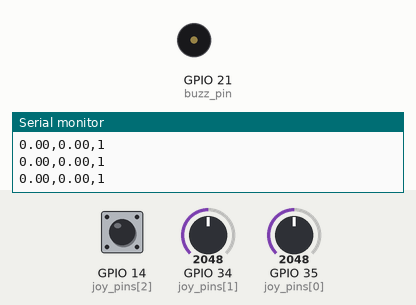
This sketch was run on a simulated ESP32. Shown: buzzer (waves = sounding, pin HIGH), the last lines printed to the serial monitor. Inputs (shaded band) come from the test bench; at power-on: GPIO 14 (joy_pins[2]) HIGH, GPIO 34 (joy_pins[1]) = 2048, GPIO 35 (joy_pins[0]) = 2048.

Above: at 1.3 s.
1.4 s: GPIO 14 (joy_pins[2]) pulled LOW for 0.15 s
At 1.49 s:
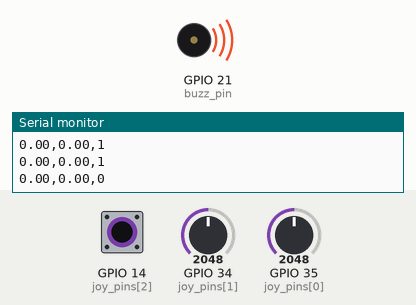
3.3 s: GPIO 34 (joy_pins[1]) set to 2393
6.3 s: GPIO 34 (joy_pins[1]) set to 2489
At 9.2 s:
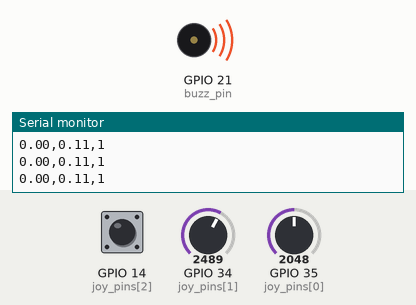
9.3 s: GPIO 34 (joy_pins[1]) set to 2047
At 9.8 s:
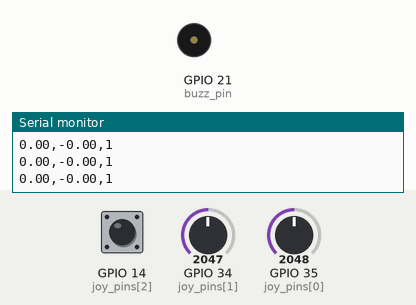
10.8 s: GPIO 35 (joy_pins[0]) set to 2385
12.3 s: GPIO 35 (joy_pins[0]) set to 2500
At 12.7 s:
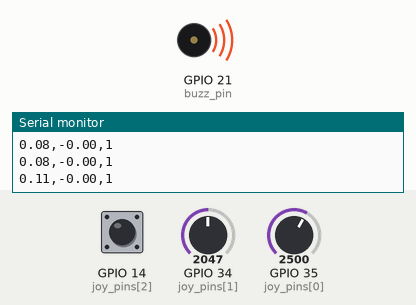
Timing chart, 0 to 16.3 s (numbered marks = the images above; inputs shaded):
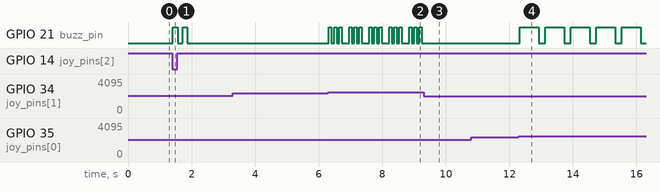

Measured:
- the behaviour switches between 2457 and 2458 on GPIO 34 (joy_pins[1]) (found by bisection; images 1 and 2)
- the behaviour switches between 2457 and 2458 on GPIO 35 (joy_pins[0]) (found by bisection; images 3 and 4)
- after the input at 1.4 s, GPIO 21 (buzz_pin): alternates HIGH for 0.15 s and LOW for 0.15 s, 4 changes in all, then stays LOW, starting at once
- after the input at 6.3 s, GPIO 21 (buzz_pin): LOW → HIGH at once, then repeats every 0.63 s: 2 × (LOW 0.08 s, HIGH 0.08 s), LOW 0.23 s, HIGH 0.08 s
- after the input at 9.3 s, GPIO 21 (buzz_pin): stops changing and stays LOW
- after the input at 12.3 s, GPIO 21 (buzz_pin): alternates HIGH for 0.60 s and LOW for 0.20 s, starting at once

The sketch:

ESP32-Demo.ino
```cpp
/***************************************************************************
* ESP32 Haptic Joystick
* -- using vibration motor + joystick + ESP32 D1 Mini
*
*
***************************************************************************/

int joy_pins[4] = {35,34,14}; // pins being used for joystick
float bit_depth = pow(2.0,12); // ADC conversion ratio
float Rx_offset = 0.0; // offset in x-dir
float Ry_offset = 0.0; // offset in y-dir

const int buzz_pin = 21;  // corresponds to GPIO2 on ESP32

void setup(){
  Serial.begin(9600);
  pinMode(joy_pins[0],INPUT); // VR_x pin
  pinMode(joy_pins[1],INPUT); // VR_y pin
  pinMode(joy_pins[2],INPUT_PULLUP); // SW pin
  pinMode(buzz_pin,OUTPUT); // output for buzzer
  Serial.println("VRx,VRy,SW");
  delay(100);
  Rx_offset = float(analogRead(joy_pins[0]))/bit_depth; // calc offset
  Ry_offset = float(analogRead(joy_pins[1]))/bit_depth; // calc offset
}

void loop(){
  float Rx = float(analogRead(joy_pins[0]))/bit_depth-Rx_offset; // instantaneous x-joystick
  float Ry = float(analogRead(joy_pins[1]))/bit_depth-Ry_offset; // instantaneous y-joystick
  int   SW = digitalRead(joy_pins[2]); // instantaneous z-joystick (press down)
  Serial.print(Rx); Serial.print(","); // print for debugging (-0.45 to +0.55)
  Serial.print(Ry); Serial.print(","); // print for debugging (-0.45 to +0.55)
  Serial.println(SW); // print press (0-1)
  delay(1);

  if (Rx<-0.1){
    buzz_now(1,100,0,0); // (joystick left) buzz without delays
  } else if (Ry<-0.1){
    buzz_now(2,100,100,0); // (joystick down) buzz on/off equally for 100ms
  } else if (Rx>0.1){
    buzz_now(1,600,200,0); // (joystick right) long buzz 600ms on, 200 off
  } else if (Ry>0.1){
    buzz_now(3,80,80,150); // (joystick up) buzz with 'train' style rhythm
  } else if (SW==0){
    buzz_now(2,150,150,300); // (joystick press) heartbeat rhythm (dual buzz, with delay)
  }
}

void buzz_now(int buzz_count,int delay_1,int delay_2,int final_delay){ // buzz function
  for (int ii=0;ii<buzz_count;ii++){ // loop
    digitalWrite(buzz_pin,HIGH); // set buzzer on
    delay(delay_1); // keep on for delay_1 [ms]
    digitalWrite(buzz_pin,LOW); // set buzz off
    delay(delay_2); // keep off for delay_2 [ms]
  }
  delay(final_delay); // final delay before restarting or moving on
}
```
